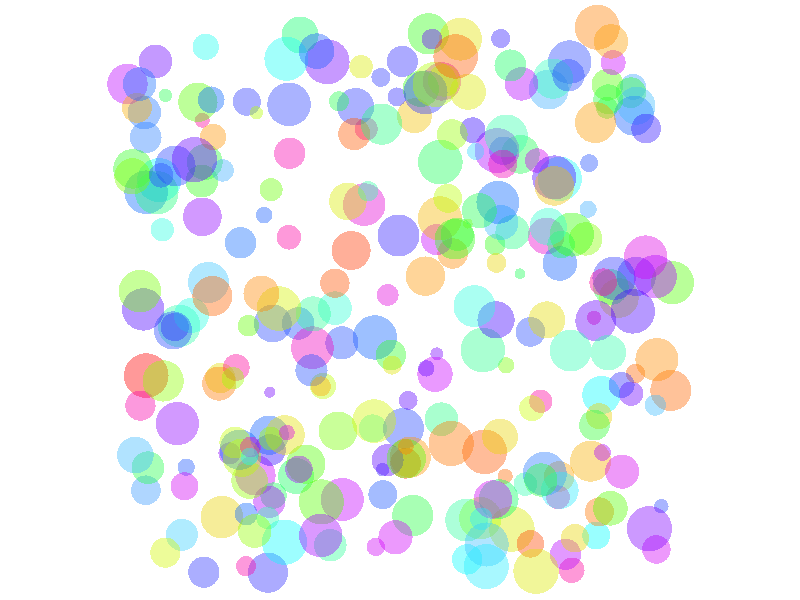

The R source for this figure:
# Load the libraries
library(ggplot2)
library(scales)

# Set seed for reproducibility
set.seed(123456789)

# Generate sample data
n <- 270  # Number of circles
data <- data.frame(
  x = runif(n, 0, 256),
  y = runif(n, 0, 256),
  size = runif(n, 1, 81),
  fill = runif(n)
)

# Create the plot
p <- ggplot(data, aes(x = x, y = y)) +
  geom_point(aes(size = size, color = fill), shape = 16, alpha = 0.4) +
  scale_size(range = c(3, 15)) +
  scale_color_gradientn(colors = rainbow(10), guide = "none") +
  theme_void() +
  theme(legend.position = "none") +
  coord_fixed(ratio = 1)

# Save the plot
ggsave("./geocomplexity_plot.png", plot = p, width = 256, height = 256, units = "px", dpi = 72)
